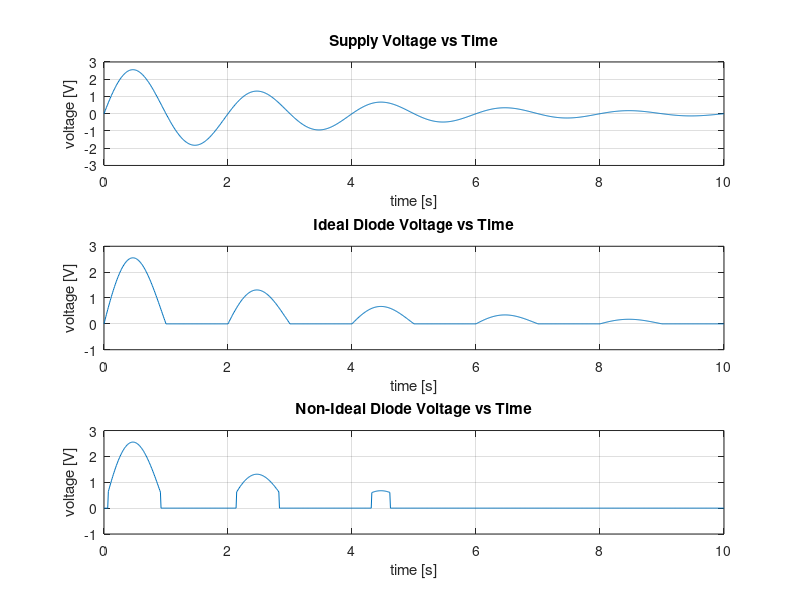

The MATLAB source for this figure:
%% File Details - Stephen Stammen
% This file plots supply voltage, load voltage w/ an ideal diode, and load voltage w/ a not ideal diode vs time
% Houskeeping
    clc; close all; clear;
%% Equations
% Time Vector
    t = 0:0.01:10; % seconds
% Supply Voltage
    v = 3*exp(-t./3).*sin(pi.*t); % volts - this is the equation provided
    
%% Ploting
% Plot time and voltage
    subplot(3,1,1) % creates a subplot that has 3 rows and 1 column
    plot(t,v) % supply voltage vs time
    grid on % turns on the grid
    title('Supply Voltage vs Time') % provides a title (y axis vs x axis)
    xlabel('time [s]') % labels the x axis
    ylabel('voltage [V]') % labels the y axis
    ylim([-3,3]) % sets a y-axis range 
    
    subplot(3,1,2) % subplot row 2
    v(v<0) = 0; % sets the voltage of anything negative to 0 and overwrites the original voltage vector
    plot(t,v) % ideal diode voltage
    grid on % turns on the grid
    title('Ideal Diode Voltage vs Time') % gives a title
    xlabel('time [s]') % labels the x axis
    ylabel('voltage [V]') % labels the y axis
    ylim([-1,3])
    
    subplot(3,1,3) % subplot row 3
    v(v<0.6) = 0; % sets the voltage of anything under 0.6 to 0 and overwrites the voltage vector with 0's for negative numbers
    plot(t,v) % non-ideal diode voltage
    grid on % turns the grid on
    title('Non-Ideal Diode Voltage vs Time')
    xlabel('time [s]') % labels the x axis
    ylabel('voltage [V]') % labels the y axis
    ylim([-1,3])
    
    savefig('stammen_diode.fig') % saves the graph as a figure









